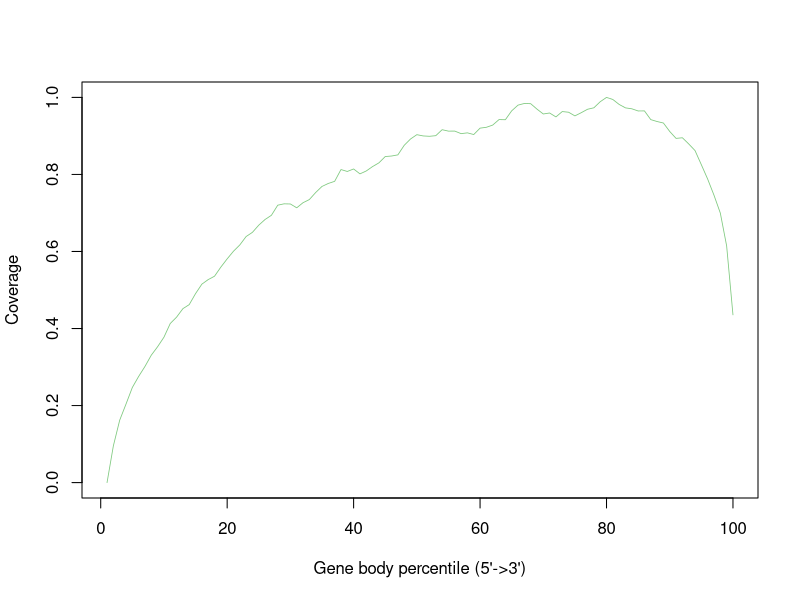

Generate this figure with R:
accepted_hits <- c(0.0,0.09534506996799529,0.16189770771969983,0.2038682722021854,0.24688020981740155,0.2756490281304558,0.301600707787393,0.33082842295334364,0.35278856583320084,0.3774367580314821,0.41313153416380805,0.42956838507664286,0.45162140930923034,0.4620870912236567,0.49066306266027937,0.5152097150746435,0.5270835727520745,0.5357947416560273,0.5594283231452459,0.5808484947710947,0.6007148715639803,0.6170210588789063,0.6388867461458174,0.6497947951808746,0.6683938925000669,0.683192725658395,0.6940000220396431,0.7201941377698086,0.7237267776939922,0.7233284898594028,0.7133634226935908,0.7266800898587731,0.7348457775979623,0.7531142802718432,0.7689379568306364,0.7766652130997341,0.7820822425021922,0.8127173463010395,0.8077458325396438,0.8142428044501188,0.8015133363454179,0.8090225575746317,0.8204886818561787,0.8300649067486962,0.8464789308884023,0.8478288590234234,0.8508097207419804,0.8755885765381703,0.8920207046703578,0.9032577740905106,0.8999935455331154,0.8990489894036545,0.9006822843775139,0.9161793019415351,0.9124585379215672,0.9125474836237581,0.905942674888503,0.9079758319571676,0.9036151311594899,0.9202251506960591,0.9224314763884581,0.9281759519157959,0.9424568534631363,0.9420577784984391,0.9651246263099813,0.9799423505908986,0.9842392938498377,0.9837473375324101,0.9696175649657834,0.9569786168234892,0.9595344282837888,0.9493647072899268,0.9632488952628936,0.9615274417169511,0.9520354397459774,0.9602845632766023,0.9692318712129203,0.9730258383329214,0.9887668662303867,1.0,0.9945766735566789,0.9817338587164427,0.972825120155411,0.9704597941812194,0.9648223683485538,0.9649719230690518,0.9423498037684641,0.9373900969586867,0.933525288128976,0.9115470412566374,0.8935965391463416,0.8952353440309563,0.8791936324322792,0.8619570573298343,0.8252209080647777,0.7879101538209656,0.7459994112266793,0.6997610272992464,0.614436910734723,0.43548681635782305)


png("geneBody.geneBodyCoverage.curves.png")
x=1:100
icolor = colorRampPalette(c("#7fc97f","#beaed4","#fdc086","#ffff99","#386cb0","#f0027f"))(1)
plot(x,accepted_hits,type='l',xlab="Gene body percentile (5'->3')", ylab="Coverage",lwd=0.8,col=icolor[1])
dev.off()
